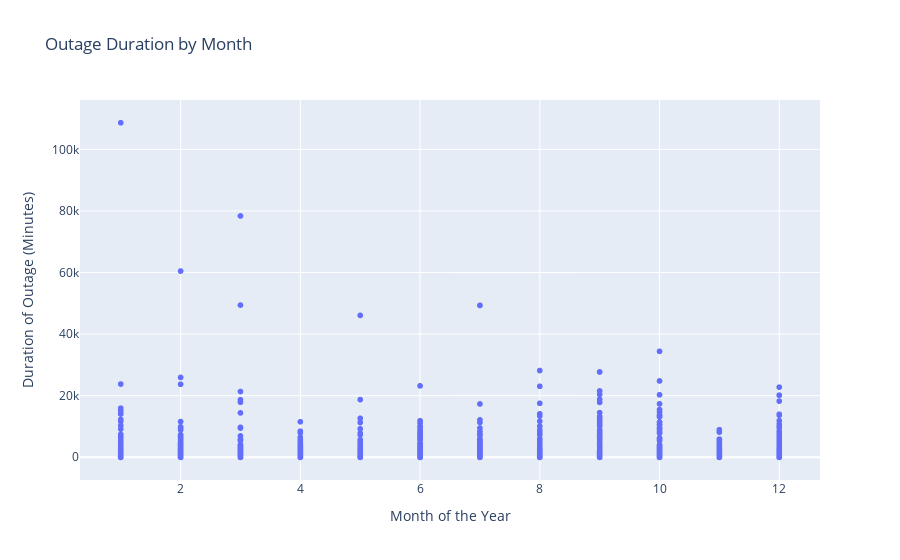

The code cell stored with this chart in its notebook:
### Code cell
# Create a scatter plot
fig = px.scatter(
    outages,
    x="MONTH",
    y="OUTAGE.DURATION",
    title="Outage Duration by Month",
    labels={
        "MONTH": "Month of the Year",
        "OUTAGE.DURATION": "Duration of Outage (Minutes)",
    },
    category_orders={"MONTH": [1, 2, 3, 4, 5, 6, 7, 8, 9, 10, 11, 12]},
)
fig.show()
# okay box clearly works better

### Figure 1 — Plotly figure (JSON) as saved in the notebook; plotly's stock layout.template omitted (floating-point values rounded to 4 significant figures; data arrays with more than 128 entries replaced by an {"elided": "..."} marker saying what was removed)
{"data": [{"hovertemplate": "Month of the Year=%{x}<br>Duration of Outage (Minutes)=%{y}<extra></extra>", "legendgroup": "", "marker": {"color": "#636efa", "symbol": "circle"}, "mode": "markers", "name": "", "showlegend": false, "type": "scattergl", "x": {"elided": "1534 int values"}, "xaxis": "x", "y": {"elided": "1534 int values"}, "yaxis": "y"}], "layout": {"legend": {"tracegroupgap": 0}, "title": {"text": "Outage Duration by Month"}, "xaxis": {"anchor": "y", "categoryarray": [1, 2, 3, 4, 5, 6, 7, 8, 9, 10, 11, 12], "categoryorder": "array", "domain": [0, 1], "title": {"text": "Month of the Year"}}, "yaxis": {"anchor": "x", "domain": [0, 1], "title": {"text": "Duration of Outage (Minutes)"}}}}
